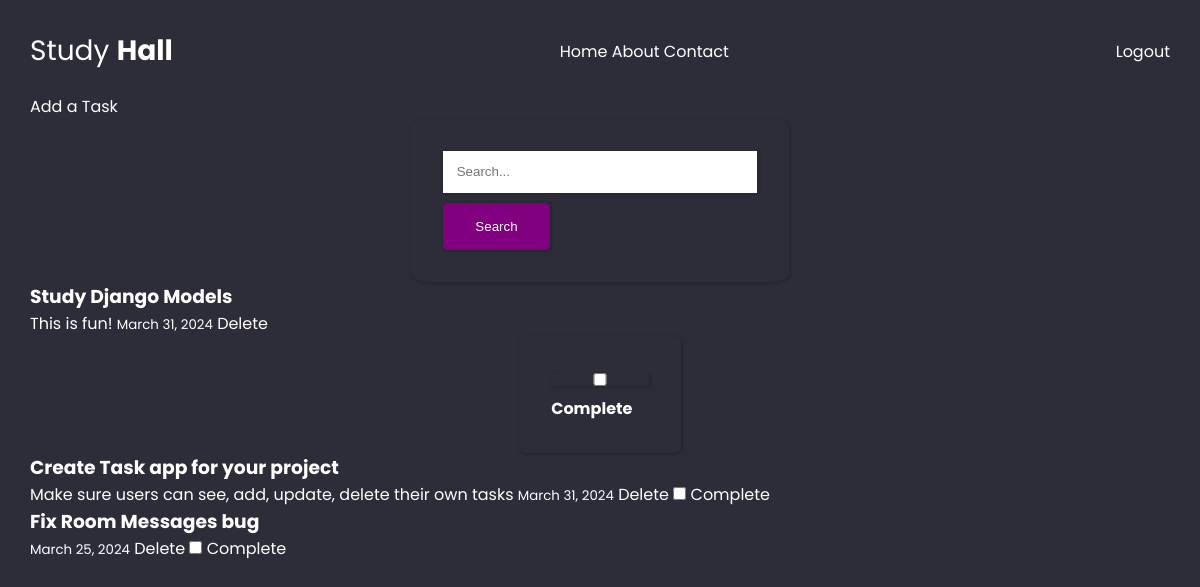
Page /tasks/ (signed in) on the committed database.
### tasks/models.py (models this page shows, shortened)
class Tasks(models.Model):
    user = models.ForeignKey(User, on_delete=models.CASCADE)
    title = models.CharField(max_length=200)
    description = models.TextField(null=True, blank=True)
    due_date = models.DateField()
    created_on = models.DateTimeField(auto_now_add=True)
    complete = models.BooleanField(default=False)

### tasks/views.py (the view)
# urls.py: path('tasks/', TasksView.as_view(), name='tasks'),
class TasksView(LoginRequiredMixin, ListView):
    model = Tasks
    template_name = 'tasks/task-dashboard.html'
    login_url = reverse_lazy('login')
    def get_queryset(self):
        query = self.request.GET.get('q')
        if query:
            return Tasks.objects.filter(
                Q(title__icontains=query) |
                Q(description__icontains=query)
            )
        else:
            return Tasks.objects.all().order_by('-due_date')
    def get_context_data(self, **kwargs):
        context = super().get_context_data(**kwargs)
        tasks = context['object_list'].filter(user=self.request.user) # gets the tasks for specific logged in user
        context['tasks'] = tasks
        context['count'] = tasks.filter(complete=False).count() # Counts the number of incomplete tasks
        return context

### tasks/templates/tasks/task-dashboard.html (shortened to what this page needs)
{% extends 'StudyHall/index.html' %}
{% block content %}
<a href="{% url 'create-task' %}">Add a Task</a>
 <form class="search-bar method="GET" action="{% url 'tasks' %}">
    <input type="text" name="q" placeholder="Search...">
    <button type="submit">Search</button>
</form>
{% for task in tasks %}
    <div>
        <h3> <a href="{% url 'update-task'  task.id %}">{{task.title}}</a></h3>
        {{task.description}}
        <small>{{task.due_date}}</small>
        <a href="{% url 'delete-task' task.id %}">Delete</a>
        <form method="post" action="">
            <input type="checkbox" name="complete" {% if task.complete %}checked{% endif %}>
            <label for="complete">Complete</label>
    </div>
{% endfor %}
{% endblock %}

### StudyHall/static/styles/main.css (style rules this page uses)
* { margin: 0; padding: 0; box-sizing: border-box; }
html { font-family: "Poppins", sans-serif; }
body { color: white; margin: 10px; padding: 20px; background-color: #2d2d39; min-height: 100vh; }
a { cursor: pointer; text-decoration: none; color: white; }
button { background-color: purple; color: white; cursor: pointer; border: none; display: inline-flex; align-items: center; gap: 1rem; cursor: pointer; transition: all ease-in-out 0.3s; padding: 1rem 2rem; border-radius: 5px; box-shadow: 1px 1px 3px 1px rgba(0, 0, 0, 0.15); font-weight: 500; }
form { border-radius: 5%; padding: 2rem; margin: 0 auto; max-width: fit-content; font-weight: 700; box-shadow: 1px 1px 3px 1px rgba(0, 0, 0, 0.15); }
form input, form select, form textarea { width: 100%; padding: 10px; margin-bottom: 10px; padding: 1em; box-sizing: border-box; border: none; box-shadow: 1px 1px 3px 1px rgba(0, 0, 0, 0.15); }

### rows in the picture
Tasks: title "Study Django Models", description "This is fun!", due_date "March 31, 2024"
Tasks: title "Create Task app for your project", description "Make sure users can see, add, update, delete their own tasks", due_date "March 31, 2024"
Tasks: title "Fix Room Messages bug", due_date "March 25, 2024"
